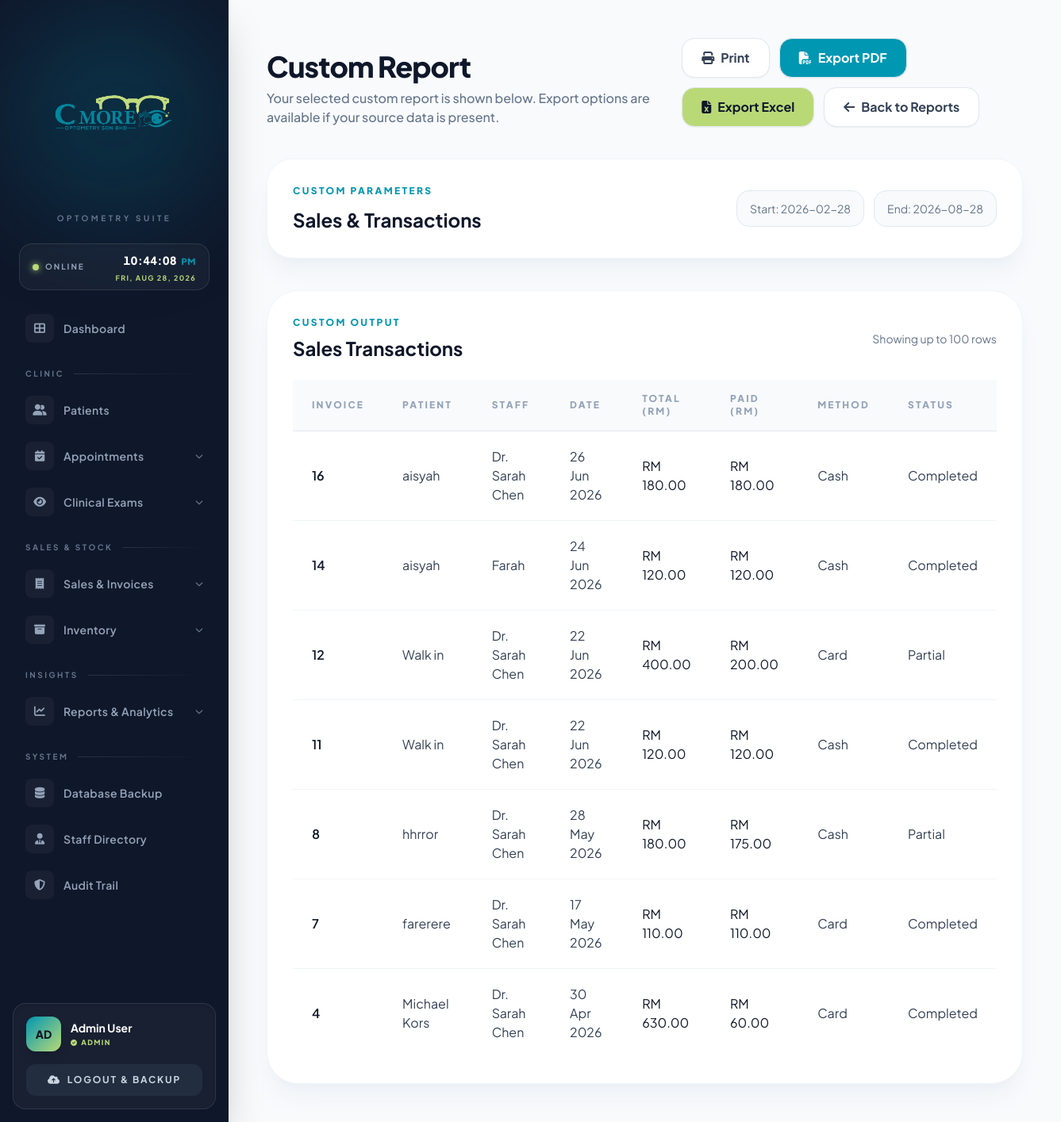
The app's page /report_custom.php (signed in), older data.
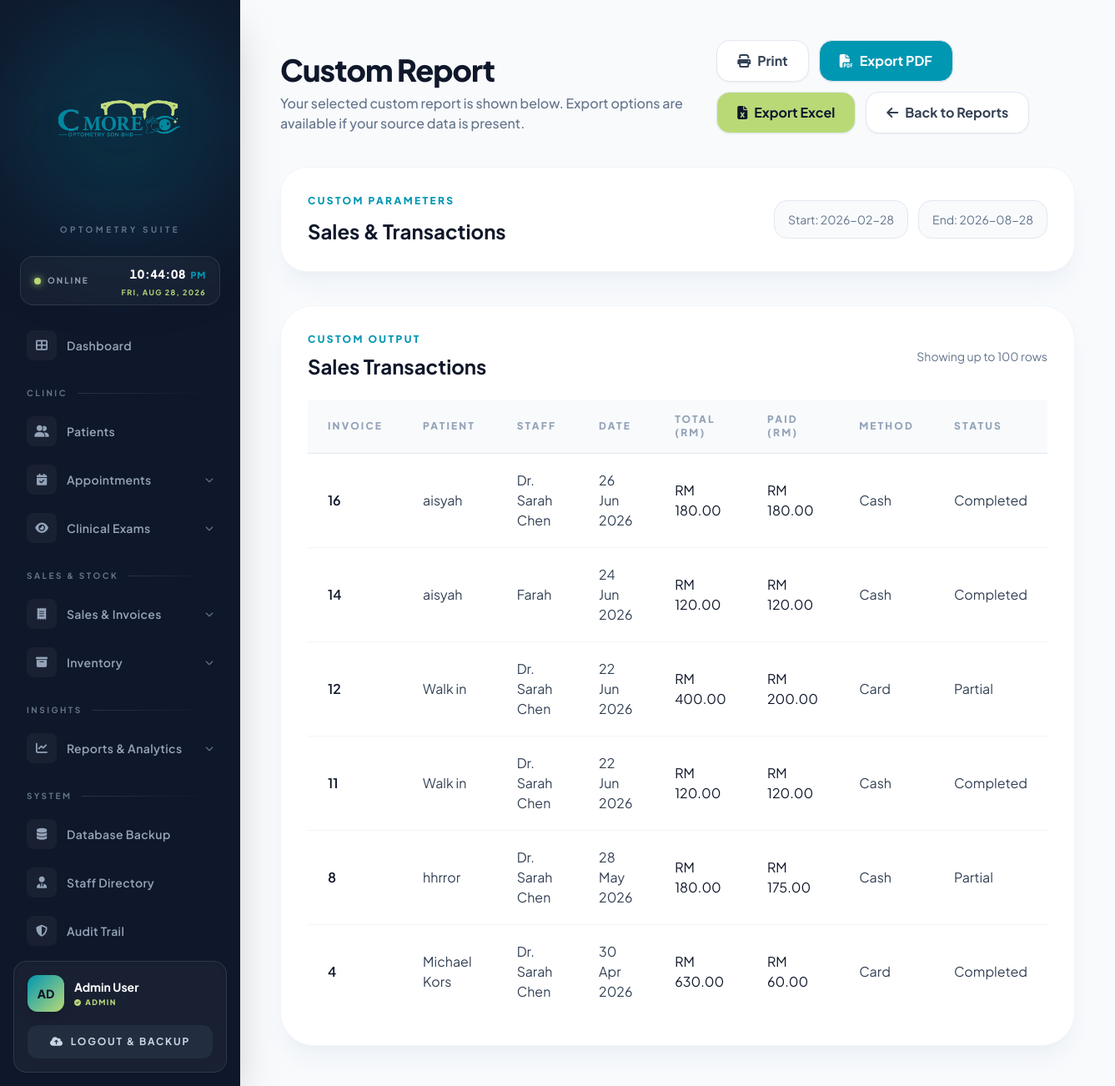
The same page, newer data.
### tables this page shows
CREATE TABLE `sales` (
  `SALE_ID` int(11) NOT NULL AUTO_INCREMENT,
  `PATIENT_ID` int(11) NOT NULL,
  `STAFF_ID` int(11) NOT NULL,
  `SALE_DATE` datetime DEFAULT current_timestamp(),
  `TOTAL_AMOUNT` decimal(10,2) NOT NULL,
  `PAID_AMOUNT` decimal(10,2) DEFAULT 0.00,
  `PAYMENT_METHOD` enum('Cash','Card','E-wallet','Online Banking') NOT NULL,
  `PAYMENT_STATUS` enum('Pending','Partial','Completed') DEFAULT 'Pending',
  PRIMARY KEY (`SALE_ID`),
  KEY `fk_sales_patient` (`PATIENT_ID`),
  KEY `fk_sales_staff` (`STAFF_ID`),
  CONSTRAINT `fk_sales_patient` FOREIGN KEY (`PATIENT_ID`) REFERENCES `patient` (`PATIENT_ID`) ON DELETE CASCADE,
  CONSTRAINT `fk_sales_staff` FOREIGN KEY (`STAFF_ID`) REFERENCES `user` (`USER_ID`) ON DELETE CASCADE
);

CREATE TABLE `patient` (
  `PATIENT_ID` int(11) NOT NULL AUTO_INCREMENT,
  `NAME` varchar(100) NOT NULL,
  `IC_NUMBER` varchar(20) DEFAULT NULL,
  `PHONE_NUMBER` varchar(20) DEFAULT NULL,
  `ADDRESS` text DEFAULT NULL,
  `REGISTRATION_DATE` date NOT NULL,
  `CONNECTION_RELATIONSHIP` varchar(100) DEFAULT NULL,
  `FOLLOW_UP_INTERVAL` varchar(50) DEFAULT NULL,
  `COMPLAINTS` text DEFAULT NULL,
  PRIMARY KEY (`PATIENT_ID`),
  UNIQUE KEY `IC_NUMBER` (`IC_NUMBER`)
);

CREATE TABLE `user` (
  `USER_ID` int(11) NOT NULL AUTO_INCREMENT,
  `NAME` varchar(100) NOT NULL,
  `EMAIL` varchar(100) NOT NULL,
  `PASSWORD` varchar(255) NOT NULL,
  `ROLE` varchar(50) NOT NULL,
  `FIRST_LOGIN_OTP` tinyint(1) DEFAULT 1,
  PRIMARY KEY (`USER_ID`),
  UNIQUE KEY `EMAIL` (`EMAIL`)
);

### report_custom.php (the view, shortened to what the changed rows need)
<?php include('config.php'); ?>
<?php
$type = $_GET['type'] ?? 'sales';
$period = $_GET['period'] ?? 'last_6_months';
$month = $_GET['month'] ?? '';
$start_date = $_GET['start_date'] ?? '';
$end_date = $_GET['end_date'] ?? '';
if ($period === 'last_6_months') {
    $safe_start = date('Y-m-d', strtotime('-6 months'));
    $safe_end = date('Y-m-d');
} elseif ($period === 'last_12_months') {
    $safe_start = date('Y-m-d', strtotime('-12 months'));
    $safe_end = date('Y-m-d');
} elseif ($period === 'custom' && $start_date && $end_date) {
    $safe_start = $start_date;
    $safe_end = $end_date;
} else {
    $safe_start = date('Y-m-d', strtotime('-6 months'));
    $safe_end = date('Y-m-d');
}
?>
<!DOCTYPE html>
<html lang="en">
<head>
    <script src="https://cdn.tailwindcss.com"></script>
    <link rel="stylesheet" href="https://cdnjs.cloudflare.com/ajax/libs/font-awesome/6.0.0/css/all.min.css">
</head>
<body class="bg-[#f8fafc] flex min-h-screen text-slate-900">
    <?php include('sidebar.php'); ?>
    <main class="flex-1 ml-72 p-12">
        <header class="flex flex-col lg:flex-row justify-between items-start lg:items-end gap-6 mb-10">
            <div>
                <h1 class="text-4xl font-extrabold text-slate-900 tracking-tight">Custom Report</h1>
            </div>
        </header>
        <?php
        $valid_types = ['sales' => 'Sales & Transactions', 'inventory' => 'Stock & Inventory Level', 'patients' => 'Patient Directory', 'appointments' => 'Clinical Appointments'];
        $report_label = $valid_types[$type] ?? 'Custom Report';
        ?>
        <div class="rounded-[2rem] bg-white p-8 border border-slate-100 shadow-xl shadow-slate-200/40 mb-10">
            <div class="flex flex-col md:flex-row md:items-center md:justify-between gap-4">
                <div>
                    <h2 class="text-2xl font-bold text-slate-900"><?php echo htmlspecialchars($report_label); ?></h2>
                </div>
            </div>
        </div>
        <?php
        $report_data = [];
        if($type === 'sales') {
            $report_rows = mysqli_query($conn, "SELECT s.SALE_ID, p.NAME AS patient_name, u.NAME AS staff_name, s.SALE_DATE, s.TOTAL_AMOUNT, s.PAID_AMOUNT, s.PAYMENT_METHOD, s.PAYMENT_STATUS FROM SALES s LEFT JOIN PATIENT p ON s.PATIENT_ID = p.PATIENT_ID LEFT JOIN USER u ON s.STAFF_ID = u.USER_ID WHERE s.SALE_DATE BETWEEN '$safe_start' AND '$safe_end' ORDER BY s.SALE_DATE DESC LIMIT 100");
            $heading = 'Sales Transactions';
            $columns = ['Invoice', 'Patient', 'Staff', 'Date', 'Total (RM)', 'Paid (RM)', 'Method', 'Status'];
            if($report_rows) {
                while($row = mysqli_fetch_assoc($report_rows)) {
                    $report_data[] = $row;
                }
            }
        }
        ?>
        <section id="reportContent" class="rounded-[2.5rem] bg-white p-8 border border-slate-100 shadow-xl shadow-slate-200/40 overflow-hidden">
            <div class="flex items-center justify-between mb-6">
                <div>
                    <h2 class="text-2xl font-bold text-slate-900 mt-2"><?php echo htmlspecialchars($heading); ?></h2>
                </div>
            </div>
            <?php if(count($report_data) > 0): ?>
                <div class="overflow-x-auto">
                    <table class="min-w-full text-left border-collapse">
                        <thead class="bg-slate-50 border-b border-slate-200">
                            <tr>
                                <?php foreach($columns as $col): ?>
                                    <th class="px-6 py-4 text-xs font-black uppercase tracking-[0.18em] text-slate-400"><?php echo $col; ?></th>
                                <?php endforeach; ?>
                            </tr>
                        </thead>
                        <tbody class="divide-y divide-slate-100">
                            <?php foreach($report_data as $row): ?>
                                <tr class="hover:bg-slate-50 transition-colors">
                                    <?php if($type === 'sales'): ?>
                                        <td class="px-6 py-5 font-semibold text-slate-900"><?php echo $row['SALE_ID']; ?></td>
                                        <td class="px-6 py-5 text-slate-700"><?php echo htmlspecialchars($row['patient_name'] ?? 'Walk-in'); ?></td>
                                        <td class="px-6 py-5 text-slate-700"><?php echo htmlspecialchars($row['staff_name'] ?? 'N/A'); ?></td>
                                        <td class="px-6 py-5 text-slate-700"><?php echo date('d M Y', strtotime($row['SALE_DATE'])); ?></td>
                                        <td class="px-6 py-5 text-slate-900">RM <?php echo number_format($row['TOTAL_AMOUNT'],2); ?></td>
                                        <td class="px-6 py-5 text-slate-900">RM <?php echo number_format($row['PAID_AMOUNT'],2); ?></td>
                                        <td class="px-6 py-5 text-slate-700"><?php echo htmlspecialchars($row['PAYMENT_METHOD']); ?></td>
                                        <td class="px-6 py-5 text-slate-700"><?php echo htmlspecialchars($row['PAYMENT_STATUS']); ?></td>
                                    <?php endif; ?>
                                </tr>
                            <?php endforeach; ?>
                        </tbody>
                    </table>
                </div>
            <?php else: ?>
                <p class="text-sm text-slate-500">No records matched the selected custom report parameters.</p>
            <?php endif; ?>
        </section>
    </main>
</body>
</html>

Row changes from the older to the newer data that the page shows:
removed sales: SALE_ID "7", PATIENT_ID.NAME "farerere", STAFF_ID.NAME "Dr. Sarah Chen", SALE_DATE "17 May 2026", TOTAL_AMOUNT "110.00", PAID_AMOUNT "110.00", PAYMENT_METHOD "Card", PAYMENT_STATUS "Completed"
